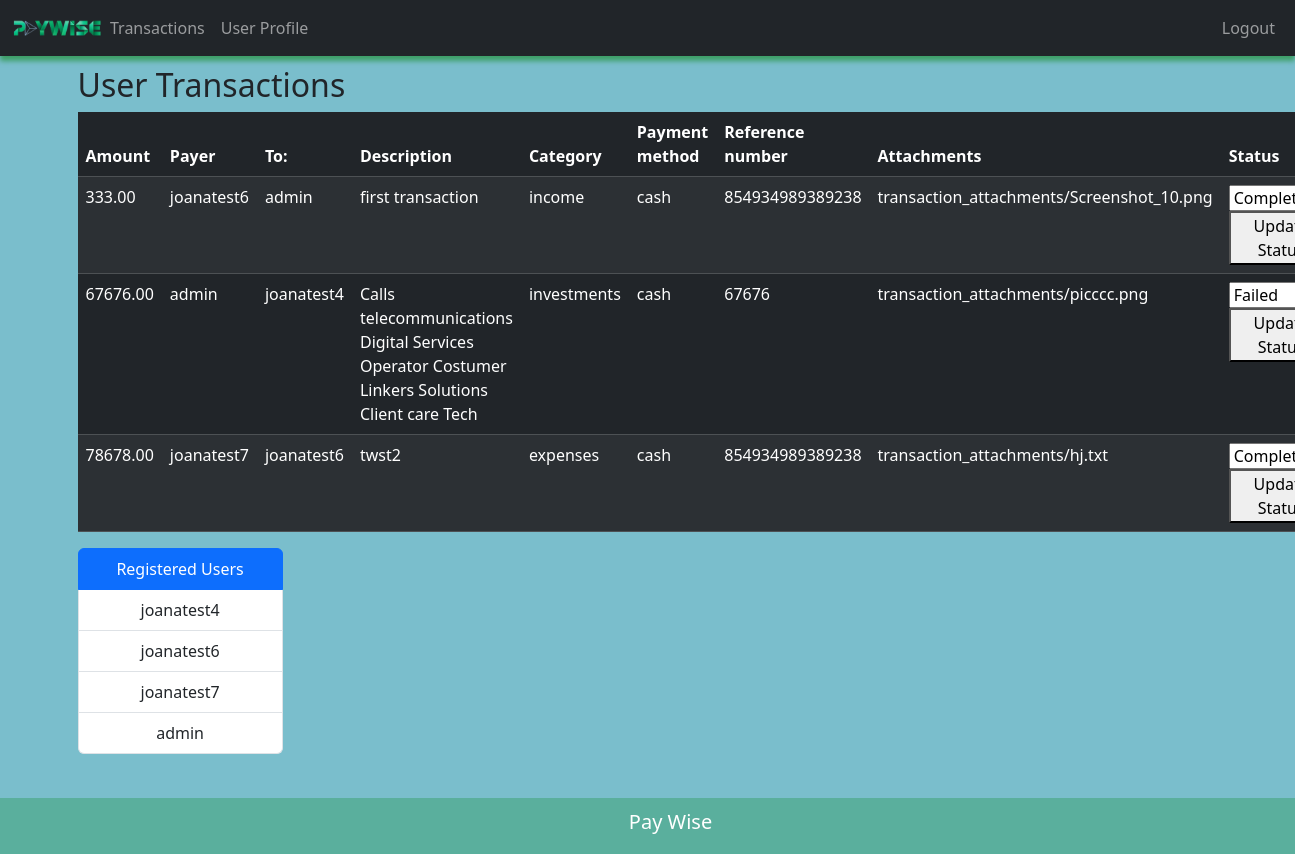
The app's page /dashboard/ (signed in), older data.
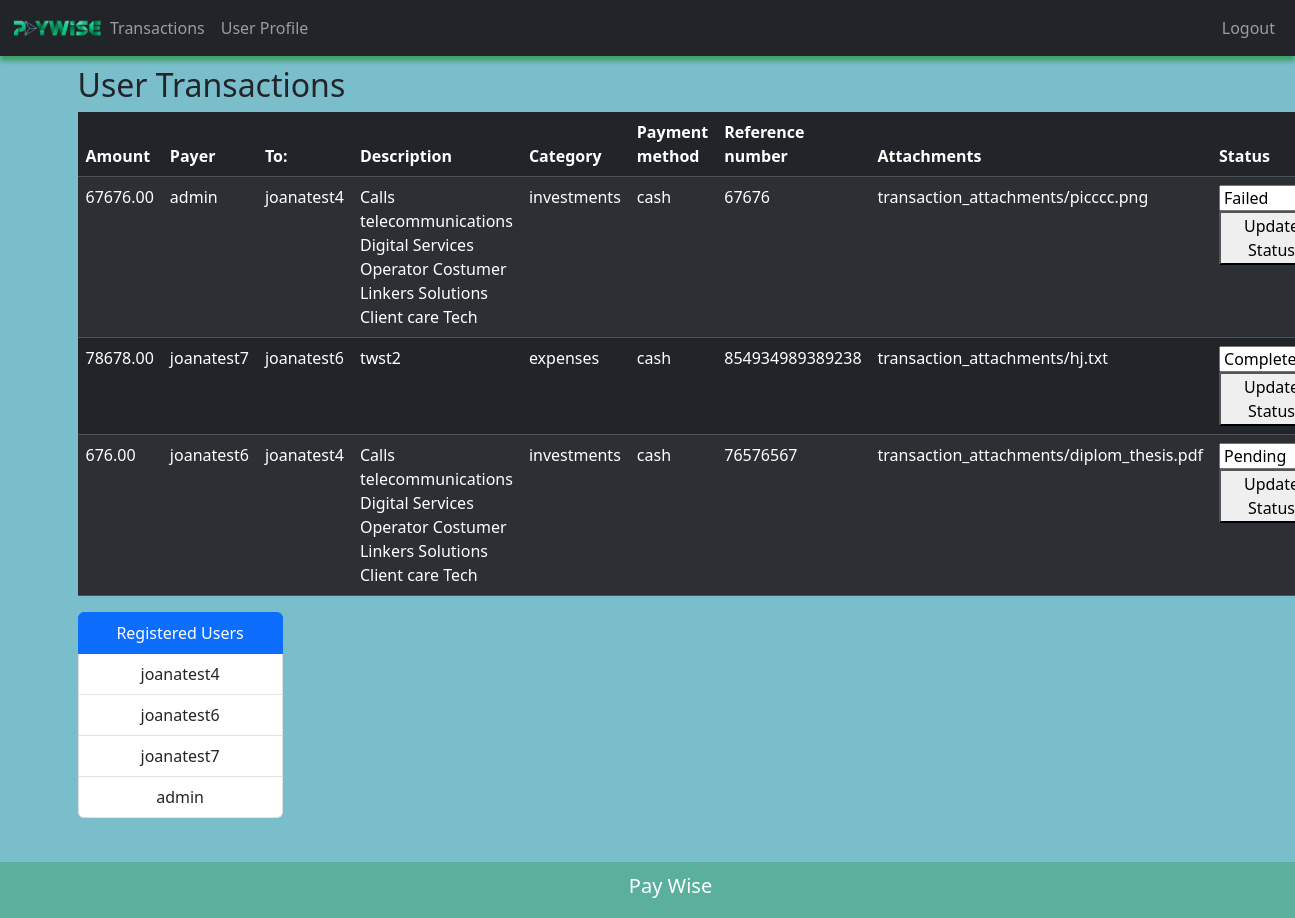
The same page, newer data.
### accounts/models.py (models this page shows)
class Transaction(models.Model):
    amount=models.DecimalField(max_digits=10, decimal_places=2)
    date= models.DateField(auto_now_add=True)
    description=models.TextField()
    category=models.CharField(
        max_length=20,
        choices=[
            ('income', 'Income'),
            ('expenses', 'Expenses'),
            ('investments', 'Investments'),
            ('transfers', 'Transfers'),
        ]
    )
    status= models.CharField(
        max_length=20, default='Pending',
        choices=[
            ('Pending', 'Pending'),
            ('Completed', 'Completed'),
            ('Failed', 'Failed'),
        ]
    )
    user= models.ForeignKey(User, on_delete=models.SET_NULL, null=True)
    payee= models.ForeignKey(User, on_delete=models.SET_NULL, null=True, related_name='transaction_receiver')
    payment_method = models.CharField(max_length=50)
    reference_number=models.CharField(max_length=50)
    attachments = models.FileField(upload_to='transaction_attachments/')
    created_at = models.DateTimeField(auto_now_add=True, null=True)
    updated_at = models.DateTimeField(auto_now=True, null=True)

class User(AbstractBaseUser, PermissionsMixin):
    username = models.CharField(max_length=225, null=True, unique=True)
    first_name= models.CharField(max_length=225, null=True)
    last_name= models.CharField(max_length=225, null=True)
    email = models.CharField(max_length=225, null=True, unique=True)
    password=models.CharField(max_length=225, null=True)
    admin=models.IntegerField(default=0)
    profilepic= models.ImageField(upload_to='images/', default=default_profile_pic)
    created_at = models.DateTimeField(auto_now_add=True)
    updated_at = models.DateTimeField(auto_now=True)
    is_staff = models.BooleanField( default=False)
    is_active = models.BooleanField(default=False)
    is_superuser = models.BooleanField(default=False)
    objects=UserManager()
    REQUIRED_FIELDS=[]
    USERNAME_FIELD='username'
    def __str__(self) :
        return self.username

### accounts/views.py (the view)
# urls.py: path('dashboard/', views.dashboard, name='dashboard'),
@login_required
def dashboard(request):
    users = User.objects.all()
    transaction= Transaction.objects.all()
    status_choices = Transaction._meta.get_field('status').choices
    admin = 1 if request.user.is_staff else 0
    context={'users': users,
             'transaction':transaction,
             'status_choices':status_choices,
             'admin': admin,
             'user': request.user
             }
    return render(request, 'accounts/dashboard.html', context )

### accounts/templates/accounts/dashboard.html (shortened to what this page needs)
{% extends 'accounts/main.html' %}
{% block content %}
<h2>User Transactions</h2>
<table  class="table table-hover table-dark table-striped">
    <thead>
        <tr>
            <th>Amount</th>
            <th>Payer</th>
            <th>To:</th>
            <th>Description</th>
            <th>Category</th>
            <th>Payment method</th>
            <th>Reference number</th>
            <th>Attachments</th>
            <th>Status</th>
        </tr>
    </thead>
    <tbody>
        {% for t in transaction %}
        <tr>
            <td>{{ t.amount }}</td>
            <td>{{ t.user}} </td>
            <td>{{ t.payee}} </td>
            <td>{{ t.description }}</td>
            <td>{{ t.category }}</td>
            <td>{{ t.payment_method }}</td>
            <td>{{ t.reference_number }}</td>
            <td>{{ t.attachments }}</td>
            <td>
                    <select name="status" class="status-dropdown" data-transaction-id="{{ t.id }}">
                        {% for status_option in status_choices %}
                            <option value="{{ status_option.0 }}" {% if status_option.0 == t.status %}selected{% endif %}>
                                {{ status_option.1 }}
                            </option>
                        {% endfor %}
                    </select>
                    <button class="update-status-button" data-transaction-id="{{ t.id }}">Update Status</button>
            </td>
        </tr>
        {% endfor %}
    </tbody>
</table>
    <ul class="list-group active text-center" style="width: 18%;">
            <li class="list-group-item active">Registered Users</li>
        {% for user in users %}
            <li class="list-group-item">{{ user.username }} </li>
        {% endfor %}
    </ul>
{% endblock %}

### accounts/templates/accounts/main.html (shortened to what this page needs)
<!DOCTYPE html>
<html lang="en">
<head>
    <link href="https://cdn.jsdelivr.net/npm/bootstrap@5.3.2/dist/css/bootstrap.min.css" rel="stylesheet"
>
        {% load static %}
</head>
<body>
    {% include 'accounts/navbar.html' %}
    <div class="container">
         {% block content %}
        {% endblock%}
    </div>
        <footer style="background-color: #5aaf9d;">
            <div class="loader">
                <div class="cell d-0"></div>
                <div class="cell d-1"></div>
                <div class="cell d-2"></div>
                <div class="cell d-1"></div>
                <div class="cell d-2"></div>
                <div class="cell d-2"></div>
                <div class="cell d-3"></div>
                <div class="cell d-3"></div>
                <div class="cell d-4"></div>
              </div>
            <h5  style="margin-left: 10px;">Pay Wise</h5>
            </footer>
</body>
</html>

### accounts/templates/accounts/navbar.html
<nav class="navbar navbar-expand-lg navbar-dark bg-dark" style='box-shadow: 0px 5px 5px rgba(0, 128, 0, 0.5);'>
    <div class="container-fluid">
        {% load static %}
        <img style="width: 90px; height: 30px;" src="{% static 'images/logo.png' %}">
        <div class="collapse navbar-collapse" id="navbarNav">
            <ul class="navbar-nav">
                {% if admin == 1 %}
                <li class="nav-item">
                    <a class="nav-link active" aria-current="page" href="{% url 'dashboard' %}">Home</a>
                </li>
                {% else %}
                <li class="nav-item">
                    <a class="nav-link" href="{% url 'usertransactions' pk=user.id %}">Transactions</a>
                </li>
                {% endif %}
                <li class="nav-item">
                    <a class="nav-link" href="{% url 'user_profile' pk=user.id %}">User Profile</a>
                </li>
            </ul>
        </div>
        <ul class="navbar-nav">
            <li class="nav-item">
                <a class="nav-link" href="{% url 'logout_view' %}">Logout</a>
            </li>
        </ul>
    </div>
</nav>

### accounts/templates/accounts/main.html (style rules this page uses)
footer { position: fixed; bottom: 0; left: 0; width: 100%; background-color: #333; color: #fff; text-align: center; padding: 10px 0; display: flex; justify-content: center; align-items: center; }
.loader { --cell-size: 10px; --cell-spacing: 1px; --cells: 3; --total-size: calc(var(--cells) * (var(--cell-size) + 2 * var(--cell-spacing))); display: flex; flex-wrap: wrap; width: var(--total-size); height: var(--total-size); }
.cell { flex: 0 0 var(--cell-size); margin: var(--cell-spacing); background-color: transparent; box-sizing: border-box; border-radius: 4px; animation: 1.5s ripple ease infinite; }
.cell.d-1 { animation-delay: 100ms; }
.cell.d-2 { animation-delay: 200ms; }
.cell.d-3 { animation-delay: 300ms; }
.cell.d-4 { animation-delay: 400ms; }
.cell:nth-child(1) { --cell-color: #00FF87; }
.cell:nth-child(2) { --cell-color: #0CFD95; }
.cell:nth-child(3) { --cell-color: #17FBA2; }
.cell:nth-child(4) { --cell-color: #23F9B2; }
.cell:nth-child(5) { --cell-color: #30F7C3; }
.cell:nth-child(6) { --cell-color: #3DF5D4; }
.cell:nth-child(7) { --cell-color: #45F4DE; }
.cell:nth-child(8) { --cell-color: #53F1F0; }
.cell:nth-child(9) { --cell-color: #60EFFF; }
body { background:#7abecc; }
.container { padding: 10px 0px 100px 0px; }

Row changes from the older to the newer data that the page shows:
removed Transaction: amount "333.00", user "joanatest6", payee "admin", description "first transaction", category "income", payment_method "cash", reference_number "854934989389238", attachments "transaction_attachments/Screenshot_10.png", status "Completed"
added Transaction: amount "676.00", user "joanatest6", payee "joanatest4", description "Calls telecommunications Digital Services Operator Costumer Linkers Solutions Client care Tech", category "investments", payment_method "cash", reference_number "76576567", attachments "transaction_attachments/diplom_thesis.pdf", status "Pending"
